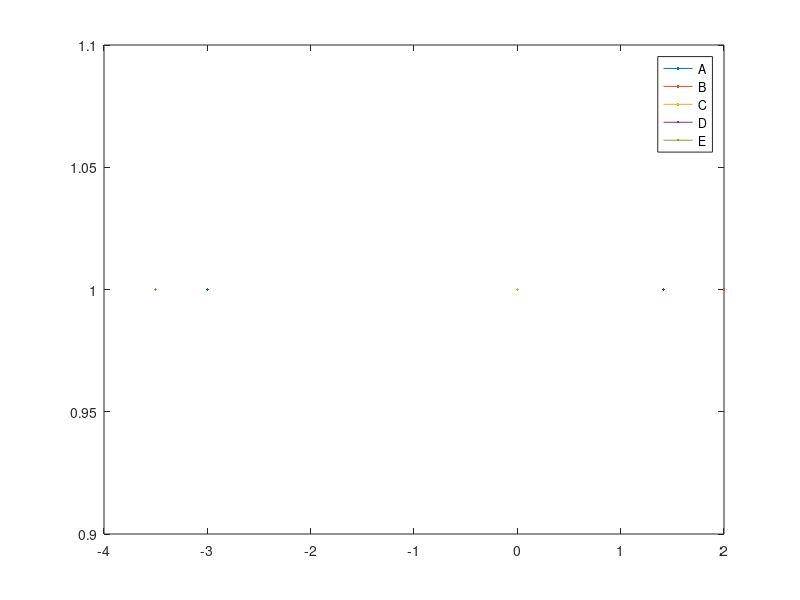

The MATLAB source for this figure:
A=-3;
B=2;
C=0;
D=sqrt(2);
E=-3.5;

%fig=figure();
plot(A,1,B,1,C,1,D,1,E,1)
legend('A','B','C','D','E');
print oo_1_1_1.pdf
%pause(99);
%delete(fig);